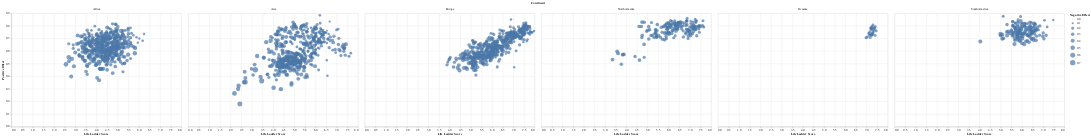

The notebook cell this image was saved under:
### Code cell
# scatterplot of Happiness Score  vs Positive effect

fig_9 = alt.Chart(clean_data).mark_circle().encode(
    x=alt.X('Life Ladder:Q', title='Life Ladder Score'),
    y=alt.Y('Positive affect:Q', title='Positive Effect'),
    size=alt.Size('Negative affect:Q', title='Negative Effect'),
    tooltip=['Country name:N', 'year:O']  # Adding tooltip for more information on hover
).properties(
    width=600,
    height=400,
    title='Relationship between Life Ladder, Positive Effect, and Negative Effect'
).facet('Continent')

# Display the plot
fig_9

### Figure 1 — Vega-Lite specification as saved in the notebook (floating-point values rounded to 4 significant figures; data arrays with more than 128 entries replaced by an {"elided": "..."} marker saying what was removed)
{"$schema": "https://vega.github.io/schema/vega-lite/v4.17.0.json", "config": {"view": {"continuousHeight": 300, "continuousWidth": 400}}, "data": {"name": "data-201fea21cc8190272d97b4604b498fba"}, "datasets": {"data-201fea21cc8190272d97b4604b498fba": {"elided": "1843 records"}}, "facet": {"field": "Continent", "type": "nominal"}, "spec": {"encoding": {"size": {"field": "Negative affect", "title": "Negative Effect", "type": "quantitative"}, "tooltip": [{"field": "Country name", "type": "nominal"}, {"field": "year", "type": "ordinal"}], "x": {"field": "Life Ladder", "title": "Life Ladder Score", "type": "quantitative"}, "y": {"field": "Positive affect", "title": "Positive Effect", "type": "quantitative"}}, "height": 400, "mark": "circle", "title": "Relationship between Life Ladder, Positive Effect, and Negative Effect", "width": 600}}
